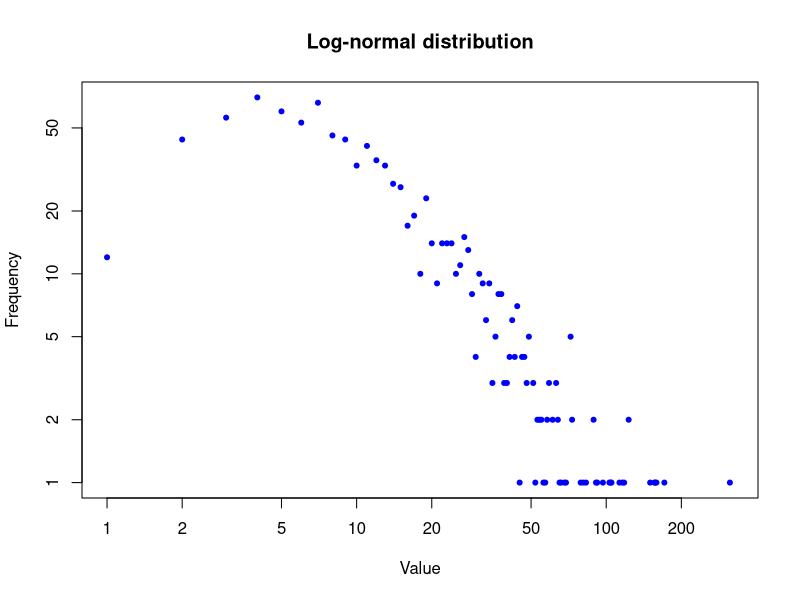

The R script that drew this image:
# Get a random log-normal distribution
r <- rlnorm(1000)
# Get the distribution without plotting it using tighter breaks
h <- hist(r, plot=F, breaks=c(seq(0,max(r)+1, .1)))
# Plot the distribution using log scale on both axes, and use
# blue points
plot(h$counts, log="xy", pch=20, col="blue",
    main="Log-normal distribution",
    xlab="Value", ylab="Frequency")